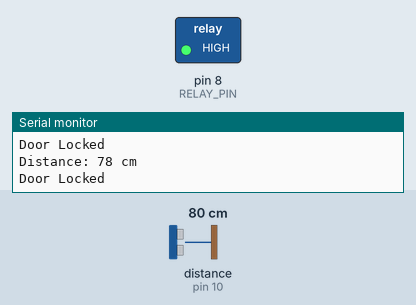
Bench run of a sketch on a simulated Arduino Uno, built with avr-gcc and run on an emulated ATmega328P. Parts: switched loads named in the sketch (green lamp = pin HIGH), the last lines printed to the serial monitor. Wiring (inferred from the names in the program): ultrasonic range finder: trigger pin 9; echo pin 10. The test bench sets the inputs (shaded band); at power-on: distance to the obstacle (sensor on pin 10) 80 cm. The echo pulse lasts 58.3 µs per cm; pins used as bus, display or sensor lines are not drawn.

Above: at 1.3 s.
1.4 s: distance to the obstacle (sensor on pin 10) set to 12 cm
2.9 s: distance to the obstacle (sensor on pin 10) set to 9 cm
At 4.2 s:
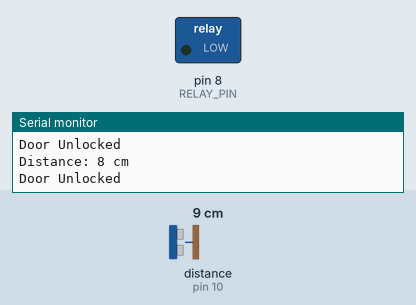
4.5 s: distance to the obstacle (sensor on pin 10) set to 18 cm
At 5.5 s:
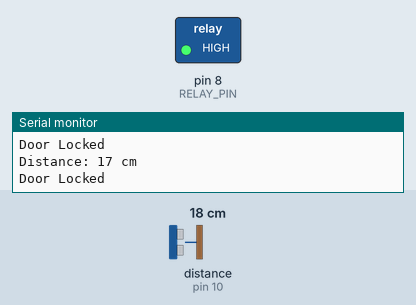
6.0 s: distance to the obstacle (sensor on pin 10) set to 2 cm
At 6.8 s:
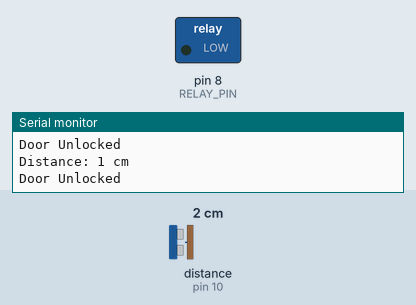
Timing chart, 0 to 8.5 s (numbered marks = the images above; inputs shaded):
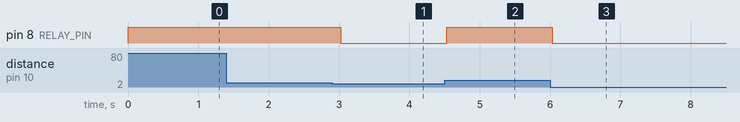

The sketch:

smart_door_lock.ino
```cpp
const int TRIG_PIN = 9;
const int ECHO_PIN = 10;
const int RELAY_PIN = 8;

const long UNLOCK_DISTANCE = 10;

void setup() {
  pinMode(TRIG_PIN, OUTPUT);
  pinMode(ECHO_PIN, INPUT);
  pinMode(RELAY_PIN, OUTPUT);
  digitalWrite(RELAY_PIN, HIGH);
  Serial.begin(9600);
}

void loop() {
  digitalWrite(TRIG_PIN, LOW);
  delayMicroseconds(2);
  digitalWrite(TRIG_PIN, HIGH);
  delayMicroseconds(10);
  digitalWrite(TRIG_PIN, LOW);


  long duration = pulseIn(ECHO_PIN, HIGH);


  long distance = duration * 0.034 / 2;

  Serial.print("Distance: ");
  Serial.print(distance);
  Serial.println(" cm");

  if (distance < UNLOCK_DISTANCE) {
    digitalWrite(RELAY_PIN, LOW);
    Serial.println("Door Unlocked");
  } else {
    digitalWrite(RELAY_PIN, HIGH);
    Serial.println("Door Locked");
  }
  delay(500);
}
```

Measured:
- the behaviour switches between 11 and 10 cm on distance to the obstacle (sensor on pin 10) (found by bisection; images 0 and 1)
- after the input at 2.9 s, pin 8 (RELAY_PIN): HIGH → LOW after 0.12 s
- after the input at 4.5 s, pin 8 (RELAY_PIN): LOW → HIGH at once
- after the input at 6.0 s, pin 8 (RELAY_PIN): HIGH → LOW at once
